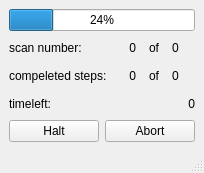
<?xml version="1.0" encoding="UTF-8"?>
<ui version="4.0">
 <class>MainWindow</class>
 <widget class="QMainWindow" name="MainWindow">
  <property name="geometry">
   <rect>
    <x>0</x>
    <y>0</y>
    <width>204</width>
    <height>173</height>
   </rect>
  </property>
  <property name="windowTitle">
   <string>MainWindow</string>
  </property>
  <widget class="QWidget" name="centralwidget">
   <layout class="QVBoxLayout" name="verticalLayout">
    <item>
     <widget class="QProgressBar" name="progressBar">
      <property name="value">
       <number>24</number>
      </property>
     </widget>
    </item>
    <item>
     <layout class="QGridLayout" name="gridLayout">
      <item row="0" column="0">
       <widget class="QLabel" name="label_scanNumber">
        <property name="text">
         <string>scan number:</string>
        </property>
       </widget>
      </item>
      <item row="0" column="1">
       <widget class="QLabel" name="label_act_scanNumber">
        <property name="text">
         <string>0</string>
        </property>
        <property name="alignment">
         <set>Qt::AlignRight|Qt::AlignTrailing|Qt::AlignVCenter</set>
        </property>
       </widget>
      </item>
      <item row="1" column="0">
       <widget class="QLabel" name="label_completedSteps">
        <property name="text">
         <string>compeleted steps:</string>
        </property>
       </widget>
      </item>
      <item row="1" column="1">
       <widget class="QLabel" name="label_act_completedSteps">
        <property name="text">
         <string>0</string>
        </property>
        <property name="alignment">
         <set>Qt::AlignRight|Qt::AlignTrailing|Qt::AlignVCenter</set>
        </property>
       </widget>
      </item>
      <item row="1" column="2">
       <widget class="QLabel" name="label_8">
        <property name="sizePolicy">
         <sizepolicy hsizetype="Minimum" vsizetype="Preferred">
          <horstretch>0</horstretch>
          <verstretch>0</verstretch>
         </sizepolicy>
        </property>
        <property name="text">
         <string>of</string>
        </property>
        <property name="alignment">
         <set>Qt::AlignCenter</set>
        </property>
       </widget>
      </item>
      <item row="0" column="2">
       <widget class="QLabel" name="label_7">
        <property name="sizePolicy">
         <sizepolicy hsizetype="Minimum" vsizetype="Preferred">
          <horstretch>0</horstretch>
          <verstretch>0</verstretch>
         </sizepolicy>
        </property>
        <property name="text">
         <string>of</string>
        </property>
        <property name="alignment">
         <set>Qt::AlignCenter</set>
        </property>
       </widget>
      </item>
      <item row="0" column="3">
       <widget class="QLabel" name="label_max_scanNumber">
        <property name="text">
         <string>0</string>
        </property>
       </widget>
      </item>
      <item row="1" column="3">
       <widget class="QLabel" name="label_max_completedSteps">
        <property name="text">
         <string>0</string>
        </property>
       </widget>
      </item>
     </layout>
    </item>
    <item>
     <layout class="QGridLayout" name="gridLayout_2">
      <item row="0" column="1">
       <widget class="QLabel" name="label_timeleft_set">
        <property name="text">
         <string>0</string>
        </property>
        <property name="alignment">
         <set>Qt::AlignRight|Qt::AlignTrailing|Qt::AlignVCenter</set>
        </property>
       </widget>
      </item>
      <item row="0" column="0">
       <widget class="QLabel" name="label_timeleft">
        <property name="text">
         <string>timeleft:</string>
        </property>
       </widget>
      </item>
      <item row="1" column="0">
       <widget class="QPushButton" name="pushButton">
        <property name="text">
         <string>Halt</string>
        </property>
       </widget>
      </item>
      <item row="1" column="1">
       <widget class="QPushButton" name="pushButton_2">
        <property name="text">
         <string>Abort</string>
        </property>
       </widget>
      </item>
     </layout>
    </item>
   </layout>
  </widget>
  <widget class="QStatusBar" name="statusbar"/>
 </widget>
 <resources/>
 <connections/>
</ui>
